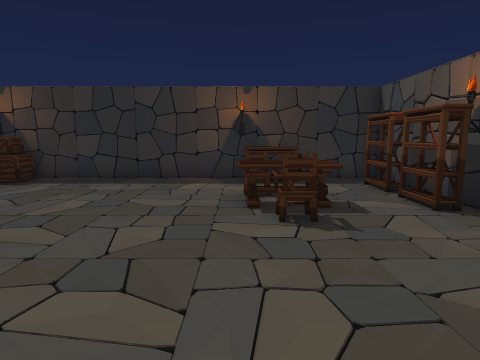
view 1 (above)

16 first-person views from a walk through a Unity game level. The camera is 1.4 m above the floor, tilts 8° down and sees 75° across. The floor is counted in squares, 1 m on a side. Each view is taken from the middle of a square. On the plan, view 1 faces up. The plan holds only what a view shows up to about 14 squares ahead; the rest is blank. The player character is not drawn. Some animated figures are not drawn. Door leaves are left out, so doorways stand open. Some surface patterns are stand-ins.

view 2
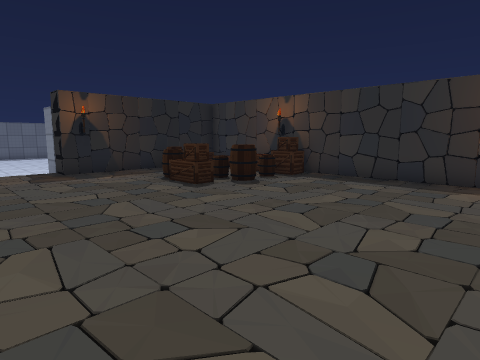

view 3
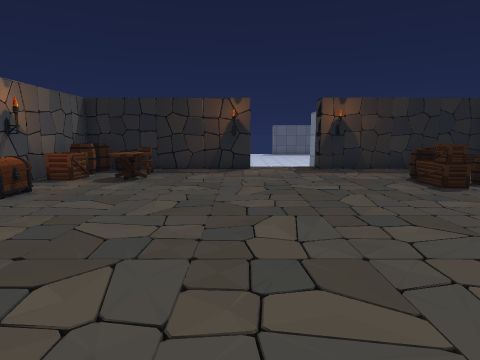

view 4
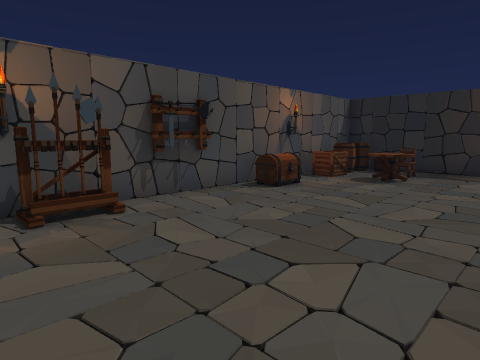

view 5
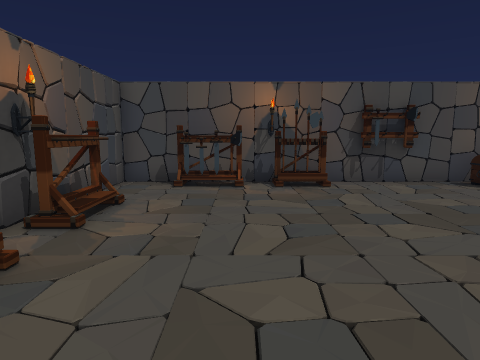

view 6
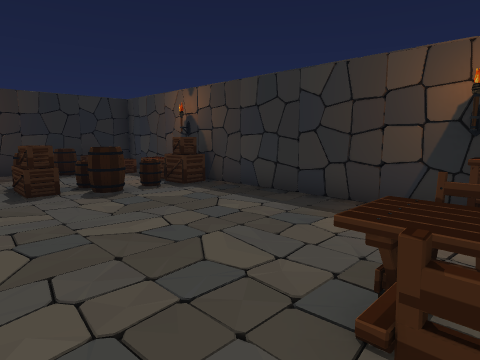

view 7
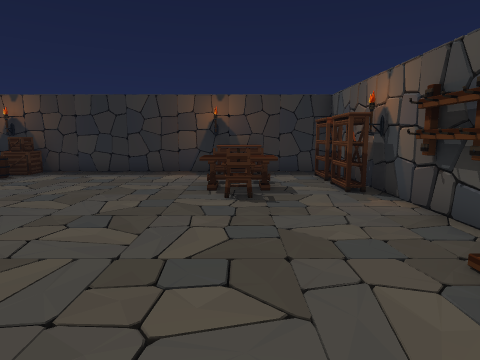

view 8
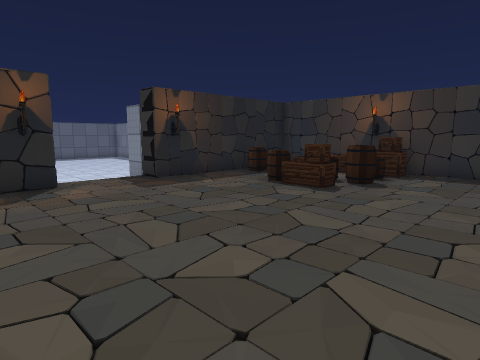

view 9
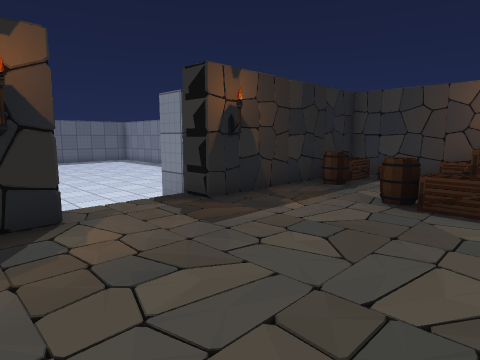

view 10
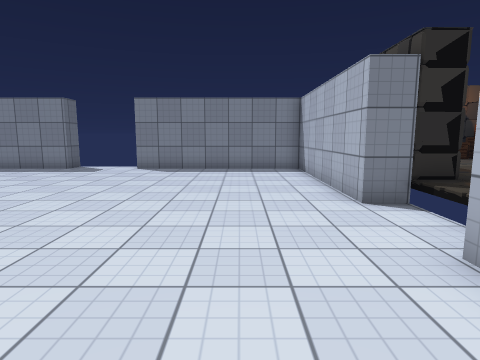

view 11
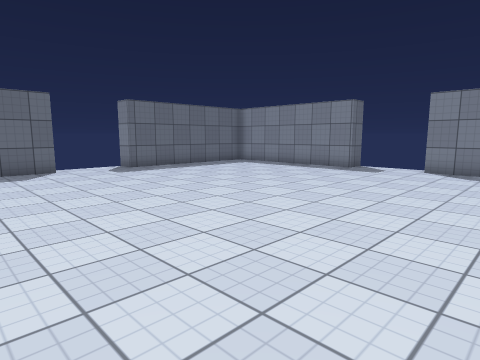

view 12
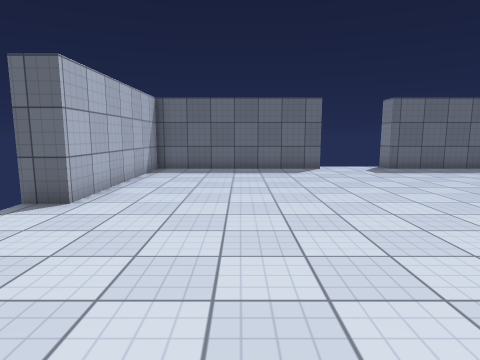

view 13
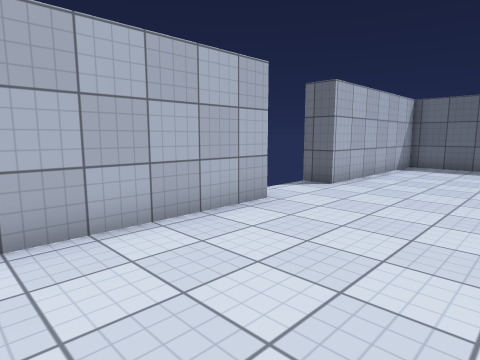

view 14
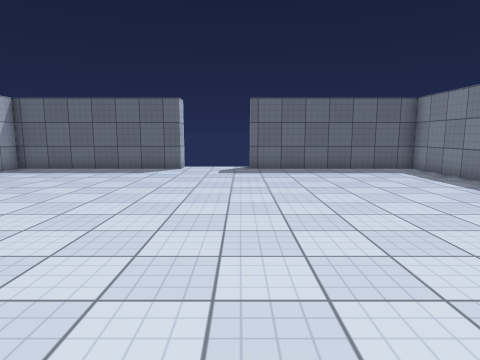

view 15
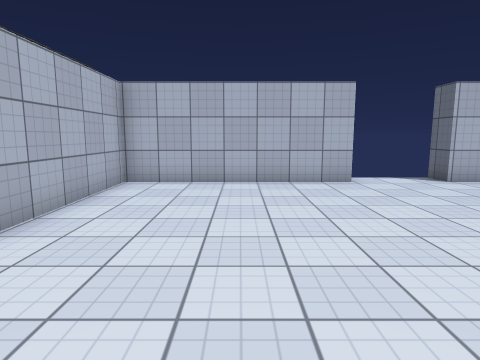

view 16
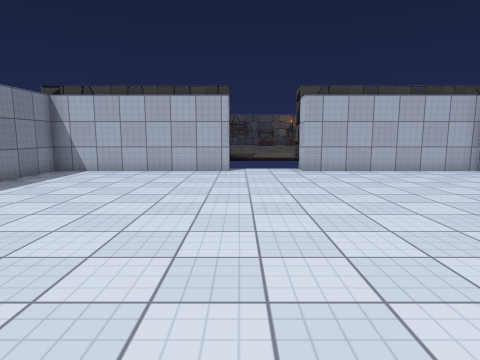

### Floor plan
Key: @ floor where view 1 was taken; # wall or solid block; . main floor; : floor 0.5 m higher than the main floor; D open door; O other object.
Columns run from 32 left of view 1 to 5 right of it. Each row starts with its distance up from view 1.
 11 ########DDD######### #################
 10 #.................#####OOO::::::OOO::#
  9 #.................##OO:OOO::::::::::O#
  8 #.................##OO:::O:::::::O::O#
  7 #.................##:O::OO::::::OOO:O#
  6 #.................##::OOOO::::::OOO:O#
  5 #.................##::::O::::::::O:::#
  4 #.................##O:::::::::::::::##
  3 D.................D#::::::::::::::::##
  2 D.................D::::::::::::::::::#
  1 D.................D:::::::::::::::::O
  0 #.................##O:::::::::::@:::O
 -1 #.................###::::::::::::::::
 -2 #.................###:::::::::::::::O#
 -3 #.................###OOO::::::::::::##
 -4 #.................###:OO:::::::::::::#
 -5 #.................##OOOO:OO::::::::::#
 -6 #.................## OOOOOO:###OO###:#
 -7 ########DDD###########################
 -8        #

Where each view was taken, in squares from view 1:
view 1: 0 up, 0 right, facing up
view 2: 0 up, 0 right, facing up-left
view 3: 0 up, 1 right, facing left
view 4: 0 up, 1 right, facing down-left
view 5: 3 up, 1 right, facing down
view 6: 4 up, 1 right, facing up-left
view 7: 2 down, 1 right, facing up
view 8: 2 down, 3 left, facing up-left
view 9: 1 down, 7 left, facing up-left
view 10: 3 down, 17 left, facing up
view 11: 3 down, 18 left, facing up-left
view 12: 3 down, 18 left, facing left
view 13: 2 down, 16 left, facing down-left
view 14: 3 up, 18 left, facing left
view 15: 3 up, 18 left, facing down
view 16: 3 up, 27 left, facing right
